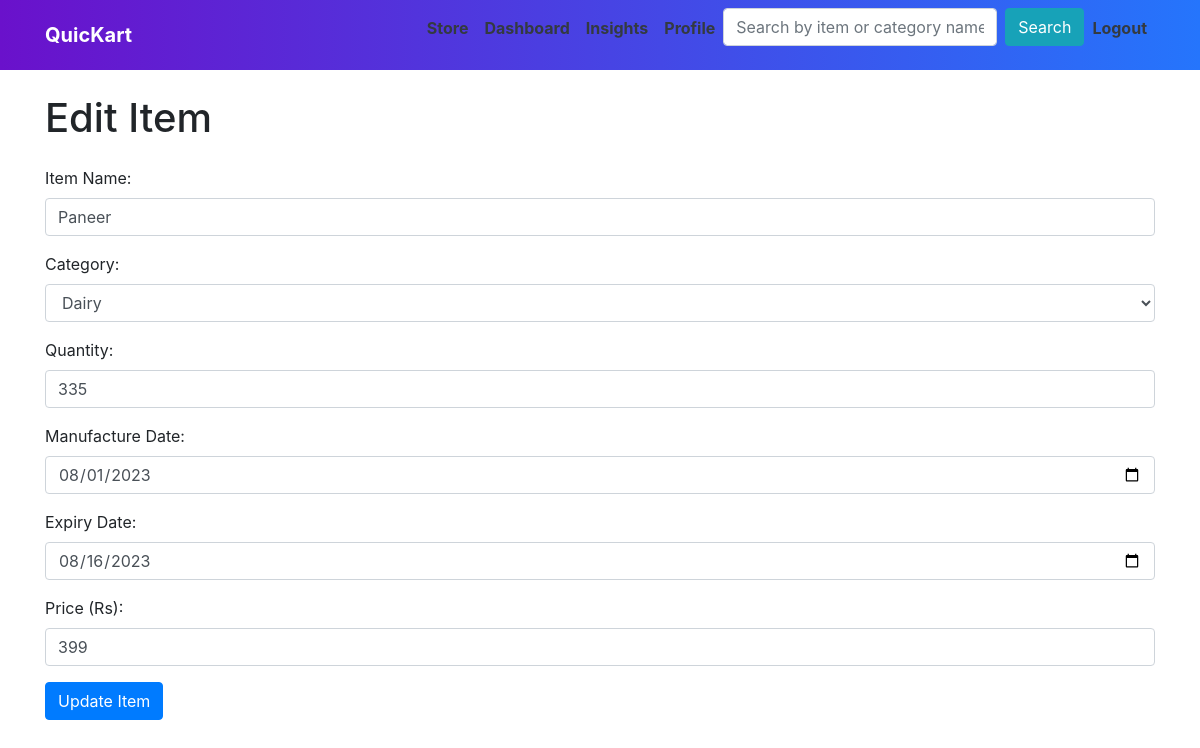
The page /edit_item/8 on the database its author committed.
### application/models.py (models this page shows)
class items(db.Model):
    __tablename__ = 'items'
    item_id = db.Column(db.Integer, primary_key=True, autoincrement=True)
    name = db.Column(db.String)
    qty = db.Column(db.Integer)
    dom = db.Column(db.Date)
    doe = db.Column(db.Date)
    price = db.Column(db.Integer)
    category = db.relationship("categories", secondary="categoryOfItem")
    unit = db.Column(db.String)

### application/controllers.py (the view)
@app.route('/edit_item/<int:item_id>', methods=['GET'])
def edit_item(item_id):
    itemlist = items.query.get_or_404(item_id)
    categorylist = categories.query.all()
    return render_template('edit_item.html', item=itemlist, categories=categorylist)

### templates/edit_item.html (shortened to what this page needs)
<head>
    <link rel="stylesheet" href="https://stackpath.bootstrapcdn.com/bootstrap/4.5.2/css/bootstrap.min.css">
</head>
<body>
    {% include 'navbar_admin.html' %}
    <div class="container">
        <h1 class="mt-4 mb-4">Edit Item</h1>
        <form method="POST" action="/update_item/{{ item.item_id }}">
            <div class="form-group">
                <label for="item_name">Item Name:</label>
                <input type="text" name="item_name" class="form-control" value="{{ item.name }}" required>
            </div>
            <div class="form-group">
                <label for="category">Category:</label>
                <select name="category" class="form-control" required>
                    {% for category in categories %}
                        {% if category.category_id in item.category|map(attribute='category_id') %}
                            <option value="{{ category.category_id }}" selected>{{ category.catName }}</option>
                        {% else %}
                            <option value="{{ category.category_id }}">{{ category.catName }}</option>
                        {% endif %}
                    {% endfor %}
                </select>
            </div>
            <div class="form-group">
                <label for="qty">Quantity:</label>
                <input type="number" name="qty" class="form-control" value="{{ item.qty }}" required>
            </div>
            <div class="form-group">
                <label for="dom">Manufacture Date:</label>
                <input type="date" name="dom" class="form-control" value="{{ item.dom }}">
            </div>
            <div class="form-group">
                <label for="doe">Expiry Date:</label>
                <input type="date" name="doe" class="form-control" value="{{ item.doe }}">
            </div>
            <div class="form-group">
                <label for="price">Price (Rs):</label>
                <input type="number" step="0.01" name="price" class="form-control" value="{{ item.price }}" required>
            </div>
            <button type="submit" class="btn btn-primary">Update Item</button>
        </form>
    </div>
</body>
</html>

### rows shown on the page
items: item_name "Paneer", qty "335", dom "08/01/2023", doe "08/16/2023", price "399"

### other values the page prints
form field category "Dairy"
